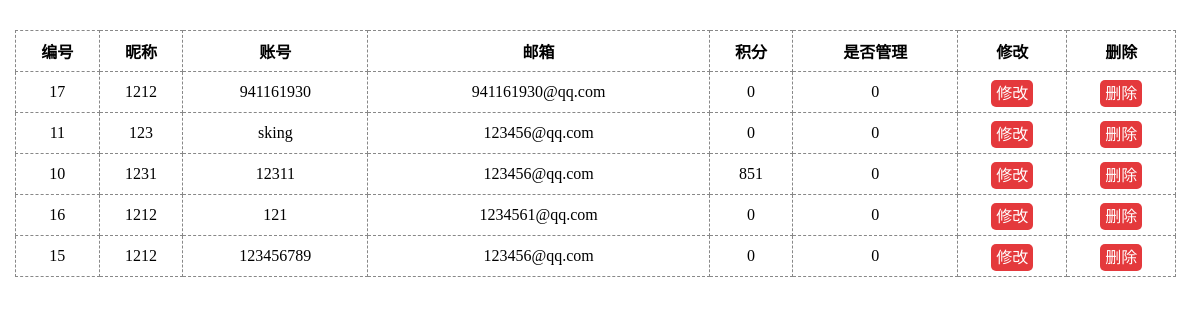
/admin/user/index.php (signed in), run on the app's committed database.
### tables this page shows
CREATE TABLE `forum_user` (
  `uid` int(11) unsigned NOT NULL AUTO_INCREMENT COMMENT '用户id',
  `nickname` varchar(50) DEFAULT NULL COMMENT '用户昵称',
  `head` varchar(100) DEFAULT NULL COMMENT '用户头像',
  `account` varchar(50) DEFAULT NULL COMMENT '账号',
  `email` varchar(50) DEFAULT NULL COMMENT '用户邮箱',
  `psword` char(32) DEFAULT NULL COMMENT '密码',
  `add_time` int(11) unsigned DEFAULT NULL COMMENT '注册时间',
  `status` tinyint(1) unsigned DEFAULT '1' COMMENT '状态1开启0关闭2审核',
  `prestige` int(11) DEFAULT '1' COMMENT '用户威望，相同与等级',
  `jifen` int(11) DEFAULT '0' COMMENT '用户的积分',
  `is_admin` tinyint(1) unsigned DEFAULT '0' COMMENT '管理员1是0否',
  `agree` int(11) DEFAULT '0' COMMENT '给用户主页点赞',
  PRIMARY KEY (`uid`)
);

### admin/user/index.php (the view, shortened to what this page needs)
<?php
include '../config.php';
$sql="select * from forum_user where is_admin=0";
$rst=mysqli_query($conn,$sql);
?>
<!doctype html>
<html lang="en">
<head>
	<link rel="stylesheet" href="../public/css/index.css">
</head>
<body>
	<div class="main">
		<table>
			<tr>
				<th>编号</th>
				<th>昵称</th>
				<th>账号</th>
				<th>邮箱</th>
				<th>积分</th>
				<th>是否管理</th>
				<th>修改</th>
				<th>删除</th>
			</tr>
			<?php
				while($row=mysqli_fetch_assoc($rst)){
					echo "<tr>";
					echo "<td>{$row['uid']}</td>";
					echo "<td>{$row['nickname']}</td>";
					echo "<td>{$row['account']}</td>";
					echo "<td>{$row['email']}</td>";
					echo "<td>{$row['jifen']}</td>";
					echo "<td>{$row['is_admin']}</td>";
					echo "<td><a href='edit.php?id={$row['uid']}'>修改</a></td>";
					echo "<td><a href='delete.php?id={$row['uid']}'>删除</a></td>";
					echo "</tr>";
				}
			?>
		</table>
	</div>
</body>
</html>

### admin/public/css/index.css (style rules this page uses)
* { margin:0px; padding:0px; font-family: 微软雅黑; }
a { text-decoration: none; background: #E4393C; color:#fff; border-radius:5px; padding:5px; }
.main { padding-left:15px; padding-top:30px; }
.main table { width:98%; border:1px dashed #888; border-collapse:collapse; }
.main td,.main th { border:1px dashed #888; text-align: center; height:40px; }

### data on the page
forum_user: uid "17", nickname "1212", account "941161930", email "941161930@qq.com", jifen "0", is_admin "0"
forum_user: uid "11", nickname "123", account "sking", email "123456@qq.com", jifen "0", is_admin "0"
forum_user: uid "10", nickname "1231", account "12311", email "123456@qq.com", jifen "851", is_admin "0"
forum_user: uid "16", nickname "1212", account "121", email "1234561@qq.com", jifen "0", is_admin "0"
forum_user: uid "15", nickname "1212", account "123456789", email "123456@qq.com", jifen "0", is_admin "0"
